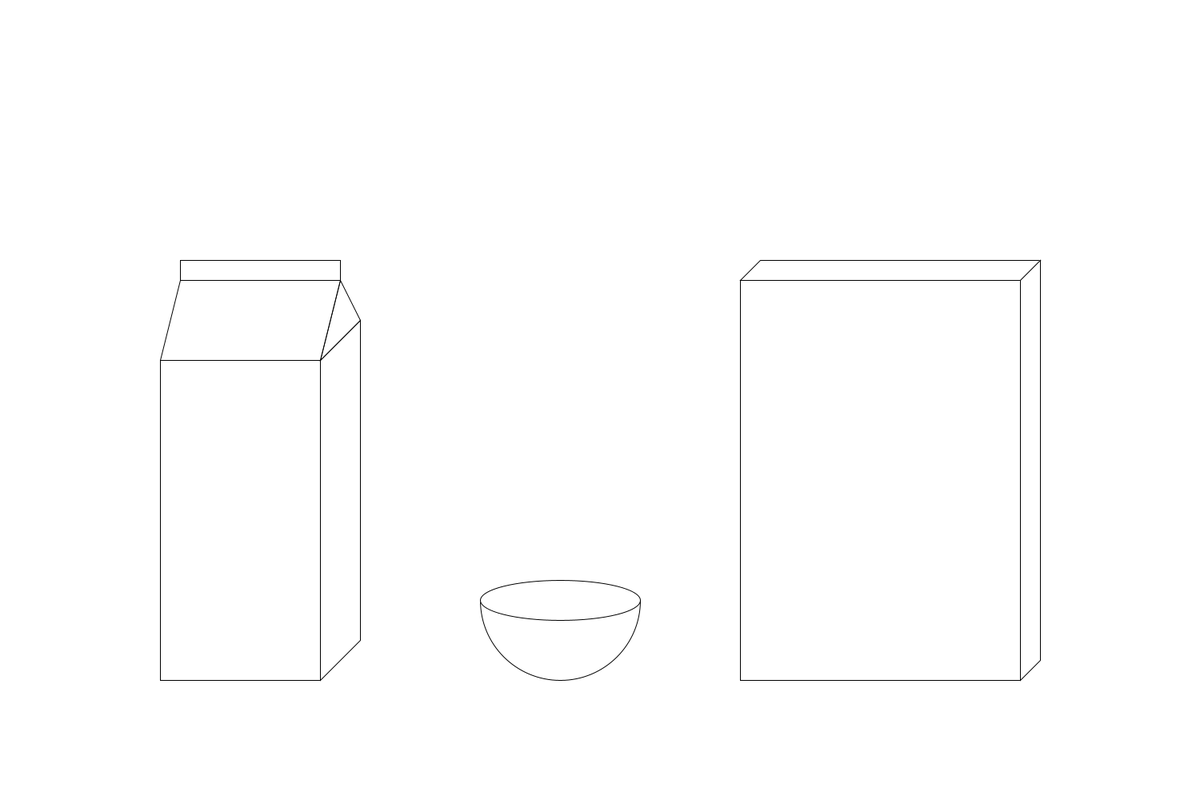
Frame 1 (no input)
Frame 60 (the mouse pressed at the canvas centre just before this capture): identical to frame 1, image omitted
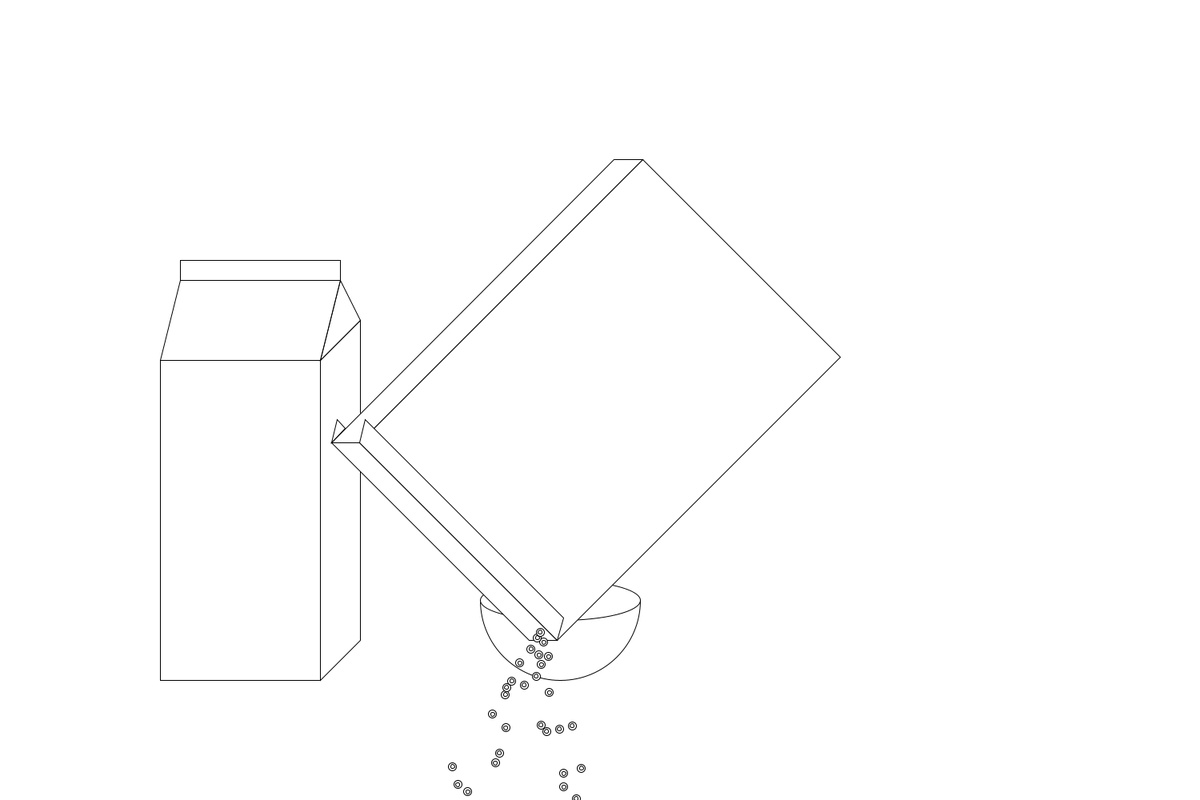
Frame 120 (the mouse held since frame 60 and released just before this capture)

The Processing sketch that drew these frames (run headless with seeded random() and noise(); from frame 60 on, the mouse is pressed at the canvas centre):

// Processing sketch: week11_cereal
// ── week11_cereal.pde
//collision between balls
//collision in bowl

Box a;
Carton b;
boolean ab;
PVector cen;
ArrayList<PVector> posC;
ArrayList<Cereal> sysC;
ArrayList<PVector> posM;
ArrayList<Milk> sysM;

void setup(){
 size(1500, 1000);
 a = new Box(1100, 600);
 b = new Carton(300, 650);
 ab = true;
 cen = new PVector(700, 750);
 sysC = new ArrayList<Cereal>();
 posC = new ArrayList<PVector>();
 sysM = new ArrayList<Milk>();
 posM = new ArrayList<PVector>();
}

void draw(){
  background(255);
  arc(cen.x, cen.y, 200, 200, 0, PI);
  ellipse(cen.x, cen.y, 200, 50);
  
  if(mousePressed && ab == true){
    b.place();
    posC.add(new PVector(mouseX, mouseY));
    a.pour();
    sysC.add(new Cereal());
  }
  
  else if(mousePressed && ab == false){
    a.place();
    posM.add(new PVector(mouseX, mouseY));
    b.pour();
    sysM.add(new Milk());
  }
  
  else{
    a.place();
    b.place();
  }
  
  
  for (int i = 0; i < sysC.size(); i ++){
    Cereal p = sysC.get(i);
    PVector q = posC.get(i);
    p.pour(q);
    if(p.pos.y >= width+10){
      sysC.remove(p);
      posC.remove(q);
    }
  } 
  
  for (int i = 0; i < sysM.size(); i ++){
    Milk p = sysM.get(i);
    PVector q = posM.get(i);
    p.pour(q);
    if(p.pos.y >= width+10){
      sysM.remove(p);
      posM.remove(q);
    }
  } 
  
  
}

void keyPressed(){
  if(key == 'c'){
    ab = true;
  }else if(key == 'm'){
    ab = false;
  }
}

// ── Box.pde
class Box{
  float x, y;
  //PVector pos, grav;
  
  Box(float _x, float _y){
    x = _x;
    y = _y;
    //pos = new PVector(-75, 290);
    //grav = new PVector(random(-1.5,.5), random(1,5));
  }
  
  void place(){
    rectMode(CENTER);
    rect(x, y, 350, 500);//front
    quad(x-175, y-250, x-150, y-275, 
    x+200, y-275, x+175, y-250);//top
    quad(x+175, y-250, x+200, y-275,
    x+200, y+225, x+175, y+250);//right
  }
  
  void pour(){
    pushMatrix();
      translate(mouseX, mouseY);
      rotate(PI * 1.25);
      
      rectMode(CENTER);
      rect(0, 0, 350, 500);//front
      quad(-175, -250, -150, -275, 
      200, -275, 175, -250);//top
      quad(175, -250, 200, -275,
      200, 225, 175, 250);//right
      quad(-175, -250, -160, -225, 
      190, -225, 175, -250);//flap
      triangle(200, -275, 215, -250, 
      200, -250);//backflap
    popMatrix();
  }
  
  //void cereal(){
  //  pushMatrix();
  //    translate(mouseX, mouseY); 
  //    ellipse(pos.x, pos.y, 10, 10);
  //    pos.add(grav);
  //  popMatrix();
  //}
}

// ── Carton.pde
class Carton{
  float x, y;
  
   Carton(float _x, float _y){
    x = _x;
    y = _y;
  }
  
  void place(){
    rectMode(CENTER);
    rect(x, y, 200, 400);//front
    quad(x+100, y-200, x+100, y+200, 
    x+150, y+150, x+150, y-250);//right
    triangle(x+100, y-200, x+150, y-250, 
    x+125, y-300);//triangle
    quad(x+100, y-200, x+125, y-300,
    x-75, y-300, x-100, y-200);//top
    quad(x+125, y-300, x-75, y-300,
    x-75, y-325, x+125, y-325);//top flap
  }
  
  void pour(){
    pushMatrix();
      translate(mouseX, mouseY);
      rotate(PI*.65);
      
      rectMode(CENTER);
      rect(0, 0, 200, 400);//top
      quad(100, -200, 100, 200, 
      150, 150, 150, -250);//right
      quad(100, -200, 200, -300,
      100, -275, 0, -300);//popout
      line(100, -210, 100, -265);//crease
      quad(100, -310, 200, -300,
      100, -270, 0, -300);//hole
      quad(100, -200, 0, -300,
      -75, -300, -100, -200);//top
      quad(0, -300, -75, -300,
      -75, -325, 0, -325);//top flap left
      quad(0, -300, 100, -310,
      100, -335, 0, -325);//top flap midtop
      quad(200, -300, 100, -310,
      100, -335, 200, -325);//top flap righttop
      quad(0, -300, 100, -270,
      100, -295, 0, -325);//top flap midbtm
      quad(200, -300, 100, -270,
      100, -295, 200, -325);//top flap rightbtm
    popMatrix();
  }
  
  
  
  
}

// ── Cereal.pde
class Cereal{
  PVector pos, vel, grav;
  boolean bowl;
  
  Cereal(){
    pos = new PVector(-75, 290);
    //println(pos.x+mouseX+pos.y+mouseY);
    vel = new PVector(random(-5,2.5), random(5,7.5));
    grav = new PVector(0, .1);
    bowl = false;
  }

  void pour(PVector _pos){
    pushMatrix();
      translate(_pos.x, _pos.y); 
      ellipse(pos.x, pos.y, 10, 10);
      ellipse(pos.x, pos.y, 5, 5);
      vel.add(grav);
      pos.add(vel);
      
      //if(_pos.y + pos.y >= 860){
      //  vel.y = 0;
      //}
      //if(pos.x+_pos.x >= 600 &&
      //pos.x+_pos.x <= 800 && 
      //pos.y+_pos.y >= 750){
        
      //if(dist(pos.x+_pos.x, pos.y+_pos.y,700,
      //750) <= 100 && (pos.y+_pos.y) >= 750){
      //  bowl = true;
      //}else{
      //  bowl = false;
      //}
      //if(dist(pos.x+_pos.x, pos.y+_pos.y,
      //700, 750) >= 85 && bowl == true
      //&& (pos.y+_pos.y) >= 750){
      //  vel.x = -.5*vel.x;
      //  vel.y = -.5*vel.y;
      //  grav.y *= .9;
      //}
      
    popMatrix();
  }
  
}

// ── Milk.pde
class Milk{
  PVector pos, vel;
  
  Milk(){
    pos = new PVector(215, 275);
    vel = new PVector(random(-2.5,5), random(5,7.5));
  }

  void pour(PVector _pos){
    pushMatrix();
      translate(_pos.x, _pos.y); 
      noStroke();
      fill(200);
      ellipse(pos.x, pos.y, 15, 15);
      pos.add(vel);
      fill(255);
      stroke(1);
    popMatrix();
  }
  
}
